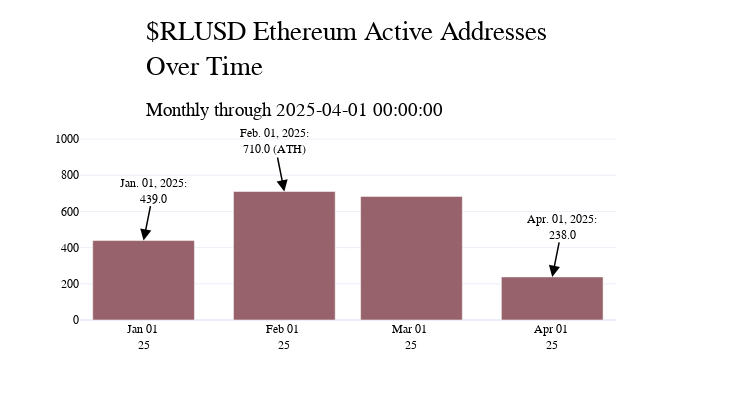

Notebook cell for this chart:
### Code cell
cm = ChartMaker(shuffle_colors=True)
cm.build(
    df = rlusd_addresses_data,
    axes_data=dict(y1=['active_addresses']),
    title='$RLUSD Ethereum Active Addresses<br>Over Time',
    chart_type={'y1':'bar'},
    options = {
        'margin':dict(t=125),
        'annotations':True,
        'tickformat': dict(x='%b %d <br>%y')
    
    },
)
cm.add_title(
    subtitle=f'Monthly through {rlusd_addresses_data.index.max()}',
    x=0.2,
    y=0.9
)
cm.add_annotations()
cm.show_fig()

### Figure 1 — Plotly figure (JSON) as saved in the notebook; plotly's stock layout.template omitted (floating-point values rounded to 4 significant figures)
{"data": [{"marker": {"color": "#97626b"}, "name": "ACTIVE ADDRESSES (238.0)     ", "showlegend": false, "type": "bar", "x": ["2025-01-01T00:00:00.000000000", "2025-02-01T00:00:00.000000000", "2025-03-01T00:00:00.000000000", "2025-04-01T00:00:00.000000000"], "xaxis": "x", "y": [439, 710, 683, 238], "yaxis": "y"}], "layout": {"annotations": [{"arrowcolor": "black", "arrowhead": 2, "arrowsize": 1.5, "arrowwidth": 1.5, "ax": 10, "ay": -50, "font": {"color": "black", "family": "Cardo", "size": 12}, "showarrow": true, "text": "Apr. 01, 2025:<br>238.0", "x": "2025-04-01T00:00:00", "xref": "x", "y": 238, "yref": "y"}, {"arrowcolor": "black", "arrowhead": 2, "arrowsize": 1.5, "arrowwidth": 1.5, "ax": 10, "ay": -50, "font": {"color": "black", "family": "Cardo", "size": 12}, "showarrow": true, "text": "Jan. 01, 2025:<br>439.0", "x": "2025-01-01T00:00:00", "xref": "x", "y": 439, "yref": "y"}, {"arrowcolor": "black", "arrowhead": 2, "arrowsize": 1.5, "arrowwidth": 1.5, "ax": -10, "ay": -50, "font": {"color": "black", "family": "Cardo", "size": 12}, "showarrow": true, "text": "Feb. 01, 2025:<br>710.0 (ATH)", "x": "2025-02-01T00:00:00", "xref": "x", "y": 710, "yref": "y"}], "autosize": true, "barmode": "stack", "font": {"color": "black", "family": "Cardo"}, "height": 400, "hovermode": "x unified", "legend": {"bgcolor": "rgba(0,0,0,0)", "bordercolor": "rgba(0,0,0,0)", "borderwidth": 1, "orientation": "v", "traceorder": "normal", "x": 0.01, "xanchor": "left", "y": 1.1, "yanchor": "top"}, "margin": {"t": 125}, "title": {"font": {"color": "black", "family": "Cardo", "size": 27}, "text": "<span style='color: black; font-weight: normal;'>$RLUSD Ethereum Active Addresses<br>Over Time</span><br><sub style='font-size: 18px; color: black; font-weight: normal;'>Monthly through 2025-04-01 00:00:00</sub>", "x": 0.2, "xanchor": "left", "y": 0.9, "yanchor": "top"}, "width": 730, "xaxis": {"anchor": "y", "domain": [0, 0.94], "tickfont": {"color": "black"}, "tickformat": "%b %d <br>%y"}, "yaxis": {"anchor": "x", "color": "black", "domain": [0, 1], "tickformat": ""}, "yaxis2": {"anchor": "x", "color": "black", "overlaying": "y", "side": "right", "tickformat": ""}}}
